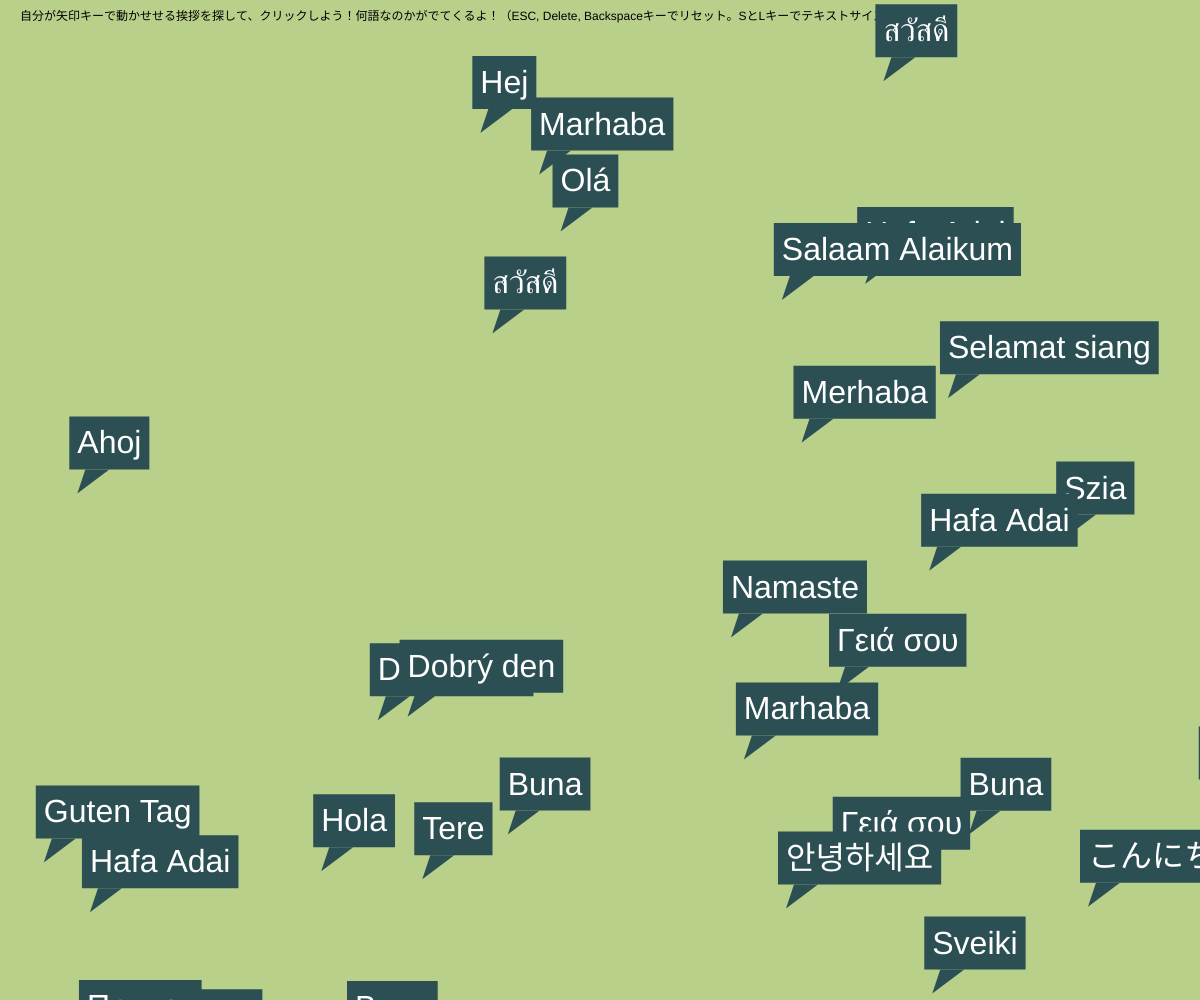
Frame 1 (no input)
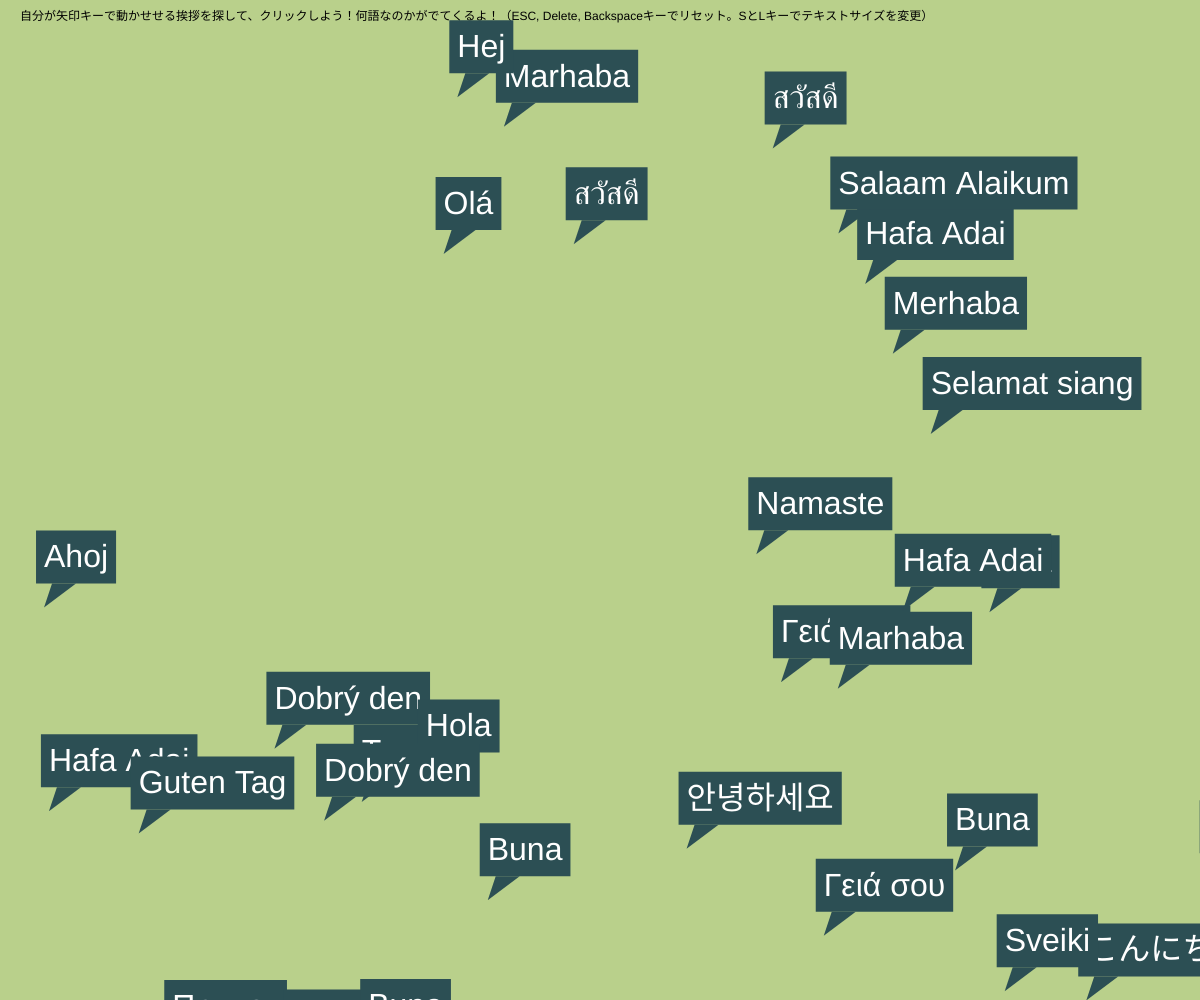
Frame 60 (no input)
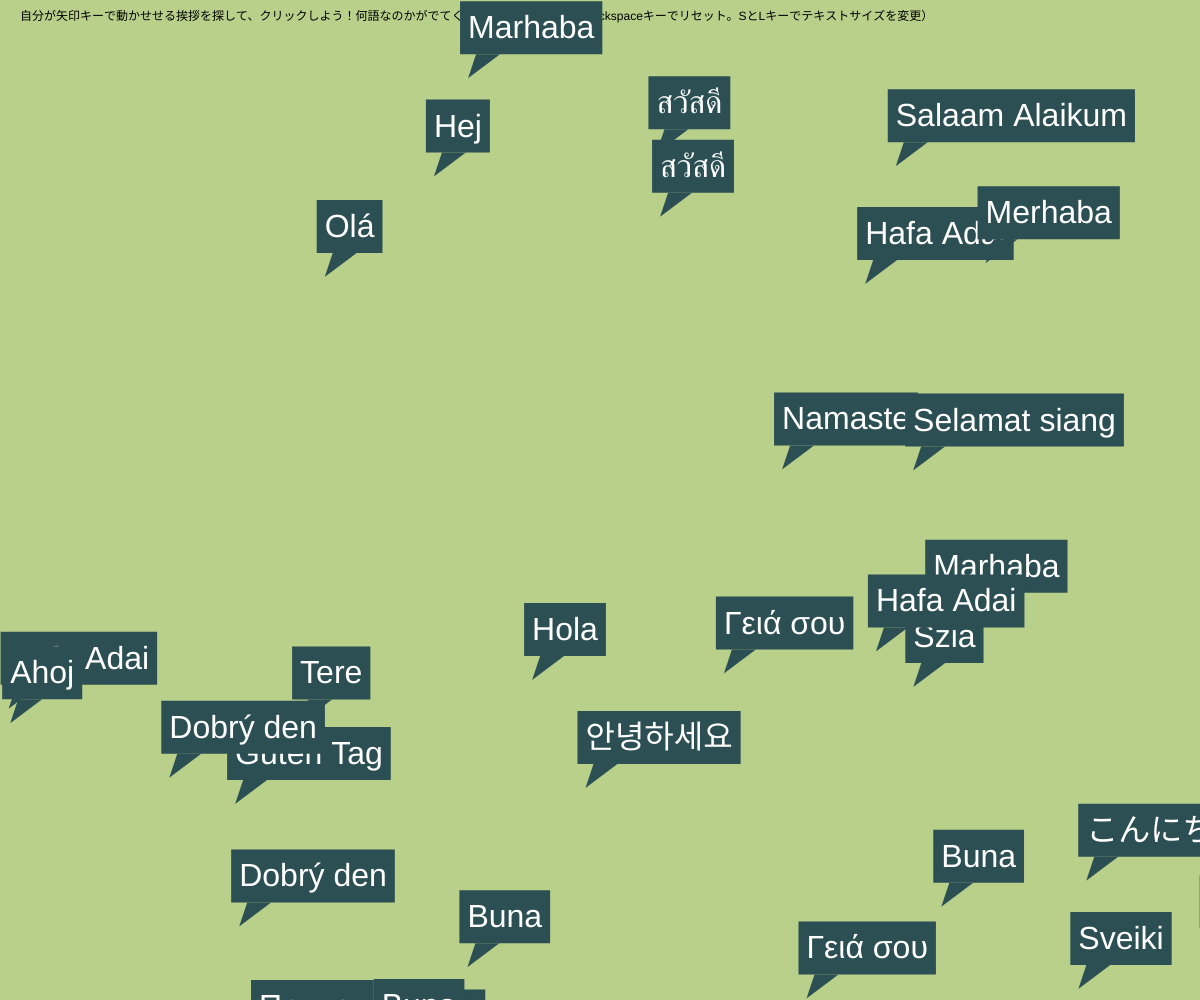
Frame 120 (the mouse pressed at the canvas centre since frame 60)

The p5.js sketch that drew these frames (run headless with seeded random() and noise() and a simulated clock; from frame 60 on, the mouse is pressed at the canvas centre):

// p5.js sketch
// ── sketch.js
// 操作可能なバルーンの設定
let x, y;
let currentTextSize = 32;
const initialTextSize = 32;
const maxTextSize = 100;
const minTextSize = 10;

const greetings = [
  "こんにちは", "Hello", "Hola", "Bonjour", "Guten Tag", "Ciao", "Olá", "Привет", "你好", "안녕하세요",
  "สวัสดี", "Xin chào", "Selamat siang", "Merhaba", "Halo", "Hej", "Sawubona", "Ahoj", "Szia",
  "Tere", "Shalom", "Marhaba", "Namaste", "Kamusta", "Salam", "Buna", "Dobrý den", "Kia ora",
  "Γειά σου", "Sveiki", "Hafa Adai", "Aloha", "Salaam Alaikum", "Yassas", "Zdravo", "Labas", 
  "Goddag", "Moi", "Sannu", "Habari", "Salve"
];

const languageMap = {
  "こんにちは": "Japanese", "Hello": "English", "Hola": "Spanish", "Bonjour": "French", 
  "Guten Tag": "German", "Ciao": "Italian", "Olá": "Portuguese", "Привет": "Russian", 
  "你好": "Chinese", "안녕하세요": "Korean", "สวัสดี": "Thai", "Xin chào": "Vietnamese", 
  "Selamat siang": "Indonesian", "Merhaba": "Turkish", "Halo": "Malay", "Hej": "Danish/Swedish",
  "Sawubona": "Zulu", "Ahoj": "Czech", "Szia": "Hungarian", "Tere": "Estonian", 
  "Shalom": "Hebrew", "Marhaba": "Arabic", "Namaste": "Hindi", "Kamusta": "Filipino", 
  "Salam": "Persian", "Buna": "Romanian", "Dobrý den": "Czech", "Kia ora": "Maori", 
  "Γειά σου": "Greek", "Sveiki": "Latvian", "Hafa Adai": "Chamorro", "Aloha": "Hawaiian", 
  "Salaam Alaikum": "Arabic", "Yassas": "Greek", "Zdravo": "Serbian", "Labas": "Lithuanian", 
  "Goddag": "Danish", "Moi": "Finnish", "Sannu": "Hausa", "Habari": "Swahili", "Salve": "Latin"
};

let displayText; // 操作可能なバルーンに表示される挨拶
let displayLanguage = ""; // 操作可能なバルーンに表示される挨拶の言語
let balloons = []; // 自動で動くバルーン
const numBalloons = 30;

function setup() {
  createCanvas(windowWidth, windowHeight);
  currentTextSize = initialTextSize;

  // 操作可能なバルーンの初期設定
  x = random(0, width);
  y = random(0, height);
  displayText = random(greetings);

  // 自動で動くバルーンの初期設定
  for (let i = 0; i < numBalloons; i++) {
    balloons.push(createBalloon());
  }
}

function draw() {
  background('#b9d08b');
  fill(0); 
  textSize(12);
  text("自分が矢印キーで動かせせる挨拶を探して、クリックしよう！何語なのかがでてくるよ！（ESC, Delete, Backspaceキーでリセット。SとLキーでテキストサイズを変更）", 20, 20);

  // 全てのバルーンのサイズを一斉に変える
  if (keyIsDown("L".charCodeAt(0))) { currentTextSize += 2; }
  if (keyIsDown("S".charCodeAt(0))) { currentTextSize -= 2; }

  // 文字サイズの制限
  currentTextSize = constrain(currentTextSize, minTextSize, maxTextSize);

  // 操作可能なバルーンを動かす
  if (keyIsDown(LEFT_ARROW)) { x -= 5; }
  if (keyIsDown(RIGHT_ARROW)) { x += 5; }
  if (keyIsDown(UP_ARROW)) { y -= 5; }
  if (keyIsDown(DOWN_ARROW)) { y += 5; }

  // 操作可能なバルーンをリセット
  if (keyIsDown(ESCAPE) || keyIsDown(DELETE) || keyIsDown(BACKSPACE)) {
    resetDisplay();
  }

  // 操作可能なバルーンの制限
  x = constrain(x, currentTextSize / 4, width - textWidth(displayText) - currentTextSize / 4 * 2);
  y = constrain(y, currentTextSize / 4, height - currentTextSize / 4 - textAscent() - textDescent());

  // 操作可能なバルーンを描く
  textSize(currentTextSize);
  drawBalloon(displayText, x, y, '#2c4f54');

  // 自動で動くバルーンを描く
  for (let i = 0; i < balloons.length; i++) {
    let b = balloons[i];
    b.textSize = currentTextSize; // 全バルーンのサイズを同期
    updateBalloon(b);
    drawBalloon(b.text, b.x, b.y, '#2c4f54');
  }

  // 操作可能なバルーンの言語を表示
  if (displayLanguage) { 
    fill(3);
    textSize(20);
    text("Language: " + displayLanguage, 10, height - 20);
  }
}


// 操作可能なバルーンをクリックすると、その挨拶の言語を表示
function mousePressed() {
  let w = textWidth(displayText);
  let h = textAscent() + textDescent();
  let p = currentTextSize / 4;

if (mouseX > x && mouseX < x + w + p * 2 && mouseY > y && mouseY < y + h + p * 2) {
    displayLanguage = languageMap[displayText]; // displayLanguage に languageMap[displayText] の値が代入される
  } else {
    displayLanguage = ""; // 空文字列→偽になる
  }
}

function createBalloon() {
  return {
    x: random(0, width),
    y: random(0, height),
    textSize: random(20, 80),
    xSpeed: random(-2, 2),
    ySpeed: random(-2, 2),
    textSizeChange: random(-0.5, 0.5),
    text: random(greetings)
  };
}

function updateBalloon(b) {
  b.x += b.xSpeed;
  b.y += b.ySpeed;
  b.textSize += b.textSizeChange;

  // 端にきたら反対方向に進む
  if (b.x < 0 || b.x > width - textWidth(b.text)) { b.xSpeed *= -1; }
  if (b.y < 0 || b.y > height - b.textSize * 2) { b.ySpeed *= -1; }

  // テキストサイズの制限
  if (b.textSize <= minTextSize || b.textSize >= maxTextSize) {
    b.textSizeChange *= -1;
  }
  b.textSize = constrain(b.textSize, minTextSize, maxTextSize);
}

function drawBalloon(t, x, y, bgColor) {
  let w = textWidth(t);
  let h = textAscent() + textDescent();
  let p = currentTextSize / 4;

  fill(bgColor);
  noStroke();
  rect(x, y, w + p * 2, h + p * 2);

  triangle(
    x + p * 2, y + h + p * 2,
    x + p * 5, y + h + p * 2,
    x + p, y + h + p * 5
  );

  fill(255);
  text(t, x + p, y + h);
}

function resetDisplay() {
  x = random(0, width);
  y = random(0, height);
  currentTextSize = initialTextSize;
  displayText = random(greetings);
  displayLanguage = "";
}
